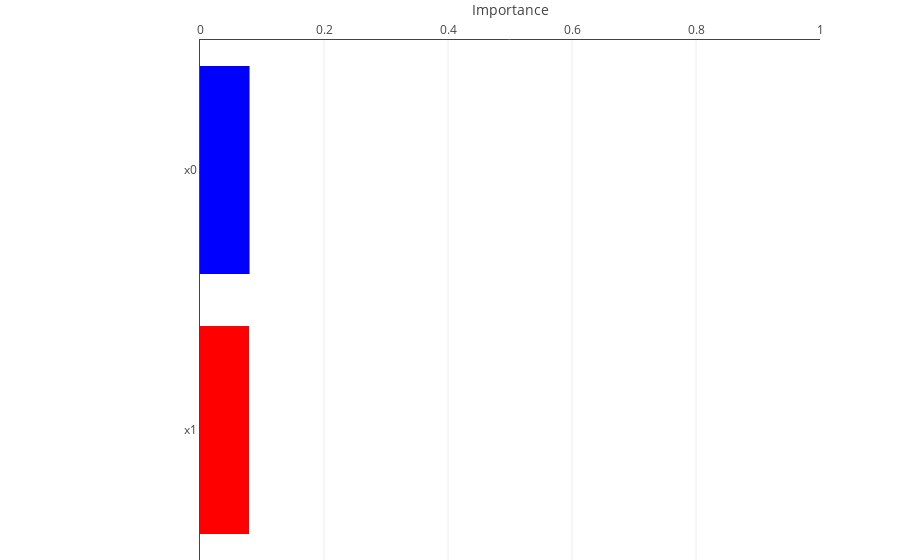

The code cell stored with this chart in its notebook:
### Code cell
explainer.plot_importances(X, pd.Series([0, 1, 0], name="my_label"), inline=True, colors=["red", "blue"])

### Figure 1 — Plotly figure (JSON) as saved in the notebook; plotly's stock layout.template omitted (floating-point values rounded to 4 significant figures)
{"data": [{"hoverinfo": "x", "marker": {"color": ["red", "blue"]}, "orientation": "h", "type": "bar", "uid": "d9badefc-9839-44ec-b5cb-1edd659969a4", "x": [0.0793, 0.07997], "y": ["x1", "x0"]}], "layout": {"margin": {"b": 0, "l": 200, "t": 40}, "xaxis": {"range": [0, 1], "showline": true, "side": "top", "title": {"text": "Importance"}, "zeroline": false}, "yaxis": {"showline": true, "zeroline": false}}}
